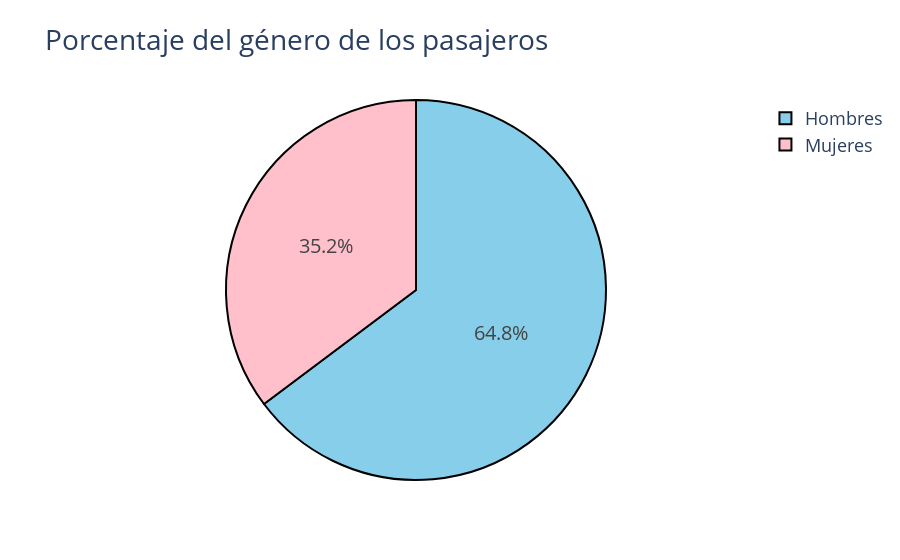

The cell this chart's notebook holds for it:
### Code cell
Porcentaje_genero = pd.DataFrame({'Género': ['Mujeres', 'Hombres'], 'Porcentaje': [porcentaje_mujeres, porcentaje_hombres]})

fig = px.pie(Porcentaje_genero, names='Género', values='Porcentaje', title='Porcentaje del género de los pasajeros',
              color_discrete_sequence=['#87CEEB','pink'])
fig.update_traces(textfont_size=20, marker=dict(line=dict(color='#000000', width=2)))
fig.update_layout(title_font_size = 28, legend_font_size=18)
fig.show()

### Figure 1 — Plotly figure (JSON) as saved in the notebook; plotly's stock layout.template omitted (floating-point values rounded to 4 significant figures)
{"data": [{"domain": {"x": [0, 1], "y": [0, 1]}, "hovertemplate": "Género=%{label}<br>Porcentaje=%{value}<extra></extra>", "labels": ["Mujeres", "Hombres"], "legendgroup": "", "marker": {"line": {"color": "#000000", "width": 2}}, "name": "", "showlegend": true, "textfont": {"size": 20}, "type": "pie", "values": [35.24, 64.76]}], "layout": {"legend": {"font": {"size": 18}, "tracegroupgap": 0}, "piecolorway": ["#87CEEB", "pink"], "title": {"font": {"size": 28}, "text": "Porcentaje del género de los pasajeros"}}}
